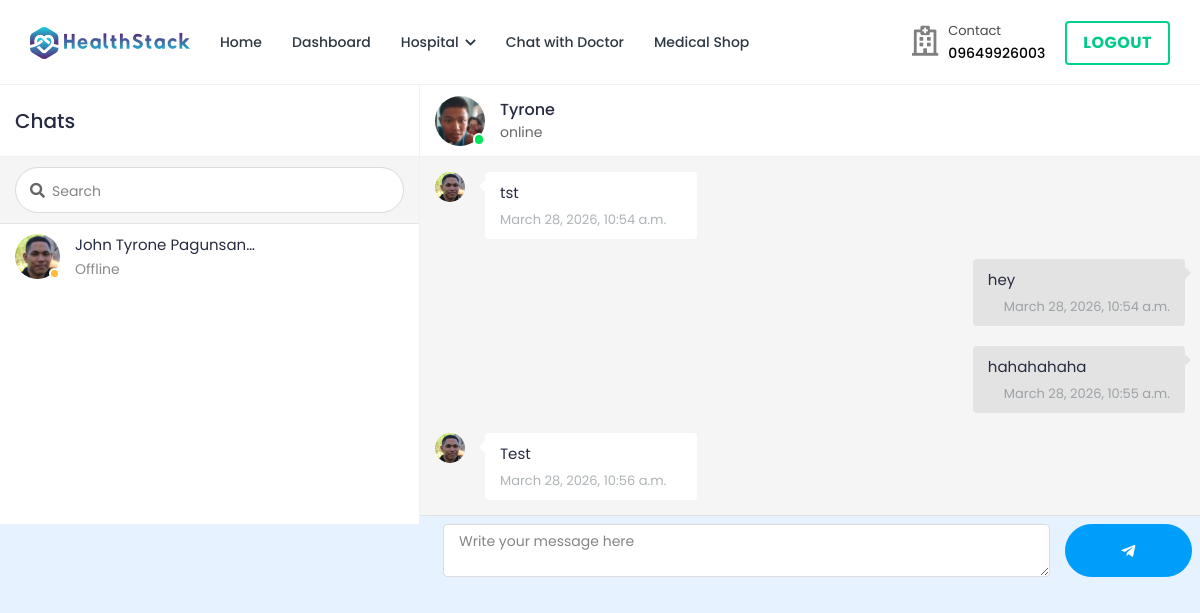
The page /chat/home/25/?u=24 (signed in) on the database its author committed.
### doctor/models.py (models this page shows, shortened)
class Doctor_Information(models.Model):
    DOCTOR_TYPE = (
        ('Cardiologists', 'Cardiologists'),
        ('Neurologists', 'Neurologists'),
        ('Pediatricians', 'Pediatricians'),
        ('Physiatrists', 'Physiatrists'),
        ('Dermatologists', 'Dermatologists'),
    )
    doctor_id = models.AutoField(primary_key=True)
    user = models.OneToOneField(User, on_delete=models.CASCADE, null=True, blank=True, related_name='profile')
    name = models.CharField(max_length=200, null=True, blank=True)
    username = models.CharField(max_length=200, null=True, blank=True)
    gender = models.CharField(max_length=200, null=True, blank=True)
    description = models.TextField(max_length=1000, null=True, blank=True)
    department = models.CharField(max_length=200, choices=DOCTOR_TYPE, null=True, blank=True)
    department_name = models.ForeignKey(hospital_department, on_delete=models.SET_NULL, null=True, blank=True)
    specialization = models.ForeignKey(specialization, on_delete=models.SET_NULL, null=True, blank=True)
    featured_image = models.ImageField(upload_to='doctors/', default='doctors/user-default.png', null=True, blank=True)
    certificate_image = models.ImageField(upload_to='doctors_certificate/', default='doctors_certificate/default.png', null=True, blank=True)
    email = models.EmailField(max_length=200, null=True, blank=True)
    phone_number = models.CharField(max_length=200, null=True, blank=True)
    nid = models.CharField(max_length=200, null=True, blank=True)
    visiting_hour = models.CharField(max_length=200, null=True, blank=True)
    consultation_fee = models.IntegerField(null=True, blank=True)
    report_fee = models.IntegerField(null=True, blank=True)
    dob = models.CharField(max_length=200, null=True, blank=True)
    institute = models.CharField(max_length=200, null=True, blank=True)
    degree = models.CharField(max_length=200, null=True, blank=True)
    completion_year = models.CharField(max_length=200, null=True, blank=True)
    work_place = models.CharField(max_length=200, null=True, blank=True)
    designation = models.CharField(max_length=200, null=True, blank=True)
    start_year = models.CharField(max_length=200, null=True, blank=True)
    end_year = models.CharField(max_length=200, null=True, blank=True)
    register_status =  models.CharField(max_length=200, null=True, blank=True)
    hospital_name = models.ForeignKey(Hospital_Information, on_delete=models.SET_NULL, null=True, blank=True)

### hospital/models.py (models this page shows, shortened)
class Patient(models.Model):
    patient_id = models.AutoField(primary_key=True)
    user = models.OneToOneField(User, on_delete=models.CASCADE, null=True, blank=True, related_name='patient')
    name = models.CharField(max_length=200, null=True, blank=True)
    username = models.CharField(max_length=200, null=True, blank=True)
    age = models.IntegerField(null=True, blank=True)
    email = models.EmailField(max_length=200, null=True, blank=True)
    phone_number = models.IntegerField(null=True, blank=True)
    address = models.CharField(max_length=200, null=True, blank=True)
    featured_image = models.ImageField(upload_to='patients/', default='patients/user-default.png', null=True, blank=True)
    blood_group = models.CharField(max_length=200, null=True, blank=True)
    history = models.CharField(max_length=200, null=True, blank=True)
    dob = models.CharField(max_length=200, null=True, blank=True)
    nid = models.CharField(max_length=200, null=True, blank=True)
    serial_number = models.CharField(max_length=200, null=True, blank=True)
    login_status = models.CharField(max_length=200, null=True, blank=True, default="offline")

### ChatApp/models.py (models this page shows, shortened)
class chatMessages(models.Model):
    user_from = models.ForeignKey(User, on_delete=models.CASCADE, related_name="+")
    user_to = models.ForeignKey(User, on_delete=models.CASCADE, related_name="+")
    message = models.TextField()
    date_created = models.DateTimeField(default=timezone.now)

### ChatApp/views.py (the view, shortened to what this page needs)
# urls.py: path('', views.home, name='chat-home'),
@csrf_exempt
@login_required(login_url='login')
@cache_control(no_cache=True, must_revalidate=True, no_store=True)
def home(request,pk):
    if request.user.is_patient:
            User = get_user_model()
            users = User.objects.all()
            patients = Patient.objects.get(user_id=pk)
            appointments = Appointment.objects.filter(patient=patients).filter(appointment_status='confirmed')
            doctor= Doctor_Information.objects.filter(appointment__in=appointments).distinct()
            if not doctor.exists():
                doctor = Doctor_Information.objects.exclude(user=request.user).distinct()
            chats = {}
            if request.method == 'GET' and 'u' in request.GET:
                chats = chatMessages.objects.filter(Q(user_from=request.user.id, user_to=request.GET['u']) | Q(user_from=request.GET['u'], user_to=request.user.id))
                chats = chats.order_by('date_created')
                doc = Doctor_Information.objects.get(user_id=request.GET['u'])
                context = {
                "page":"home",
                "users":users,
                "chats":chats,
                "patient":patients,
                "doctor":doctor,
                "doc":doc,
                "app":appointments,
                "chat_id": int(request.GET['u'] if request.method == 'GET' and 'u' in request.GET else 0)
            }
            print(request.GET['u'] if request.method == 'GET' and 'u' in request.GET else 0)
            return render(request,"chat.html",context)

### templates/chat.html (shortened to what this page needs)
{% load static %}
{%load tz%}
<!DOCTYPE html>
<html lang="en">
<head>
		<link rel="stylesheet" href="{% static 'HealthStack-System/css/Normal/bootstrap.min.css' %}">
		<link rel="stylesheet" href="{% static 'HealthStack-System/plugins/Normal/fontawesome/css/fontawesome.min.css' %}">
		<link rel="stylesheet" href="{% static 'HealthStack-System/plugins/Normal/fontawesome/css/all.min.css' %}">
		<link rel="stylesheet" href="{% static 'HealthStack-System/css/Normal/style.css' %}">
		<link rel="stylesheet" href="{% static 'HealthStack-System/plugins/Normal/fancybox/jquery.fancybox.min.css'%}">
	</head>
	<body class="chat-page">
		<div class="main-wrapper">
			<header class="header">{% include 'patient_navbar.html' %}</header>
			<div class="content">
				<div class="container-fluid">
					<div class="row">
						<div class="col-xl-12">
							<div class="chat-window">
								<div class="chat-cont-left">
									<div class="chat-header">
										<span>Chats</span>
									</div>
									<form class="chat-search" method="GET" action = "{% url 'chat-home' pk=user.id %}">
										<div class="input-group">
											<div class="input-group-prepend">
											</div>
											<input type="text" class="form-control" placeholder="Search" name="search">
										</div>
									</form>
									<div class="chat-users-list">
										<div class="chat-scroll">
										{% for d in doctor %}
											<a href="{% url 'chat-home' pk=user.id %}?u={{d.user.id}}" class="media">
												<div class="media-img-wrap">
													{%if d.user.login_status%}
													<div class="avatar avatar-online">
														<img src="{{ d.featured_image.url }}" alt="User Image" class="avatar-img rounded-circle">
													</div>
													{%else%}
													<div class="avatar avatar-away">
														<img src="{{ d.featured_image.url }}" alt="User Image" class="avatar-img rounded-circle">
													</div>
													{%endif%}
												</div>
												<div class="media-body">
													<div>
														<div class="user-name">{{d.name}}</div>
														{%if d.user.login_status%}
														<div class="user-last-chat">Online</div>
														{%else%}
														<div class="user-last-chat">Offline</div>
														{%endif%}
													</div>
												</div>
											</a>
										{% endfor %}
										</div>
									</div>
								</div>
								<div class="chat-cont-right">
									<div class="chat-header">
										<div class="media">
											<div class="media-img-wrap">
												<div class="avatar avatar-online">
													<img src="{{patient.featured_image.url}}" alt="User Image" class="avatar-img rounded-circle">
												</div>
											</div>
											<div class="media-body">
												<div class="user-name">{{patient.name}}</div>
												<div class="user-status">online</div>
											</div>
										</div>
									</div>
									{% if not chat_id > 0 %}
										<div class="d-flex flex-column justify-content-center align-items-center" style="height: 650px;">
											<h3>Start Chat now</h3>
											<p><small class="text-muted">Please select a person to chat with.</small></p>
										</div>
									{% else %}
									<div class="chat-body">
										<div class="chat-scroll chat-box">
											<ul class="list-unstyled">
												{% for chat in chats %}
												{% if chat.user_from == user %}
												<li class="media sent">
													<div class="media-body">
														<div class="msg-box">
															<div class="chat-bubble" data-id="{{chat.id}}">
																<p>{{chat.message}}</p>
																<ul class="chat-msg-info">
																	<li>
																		<div class="chat-time">
																			<span>{{chat.date_created|localtime}}</span>
																		</div>
																	</li>
																</ul>
															</div>
														</div>
													</div>
												</li>
												{% else %}
												<li class="media received">
													<div class="avatar">
														<img src="{{ doc.featured_image.url }}" alt="User Image" class="avatar-img rounded-circle">
													</div>
													<div class="media-body">
														<div class="msg-box">
															<div class="chat-bubble" data-id="{{chat.id}}">
																<p>{{chat.message}}</p>
																<ul class="chat-msg-info">
																	<li>
																		<div class="chat-time">
																			<span>{{chat.date_created|localtime}}</span>
																		</div>
																	</li>
																</ul>
															</div>
														</div>
													</div>
												</li>
												{% endif %}
												{% endfor %}
											</ul>
										</div>
									</div>
									<div class="chat-box-form border-top p-2" style="height: 70px;">
										<div class="w-100 h-100">
											<form action="{% url 'chat-send' %}" method="POST" id="chat-submit" class="h-100 d-flex ">
												<div class="col-md-10 h-100">
													<textarea name="message" id="" class="h-100 w-100 form-control" placeholder="Write your message here"></textarea>
												</div>
												<button type="submit" class="button btn btn-rounded btn-info h-100 w-100 justify-content-center align-items-center d-flex"><i class="fab fa-telegram-plane"></i></button>
											</form>
										</div>
									</div>
									{% endif %}
								</div>
							</div>
						</div>
					</div>
				</div>
			</div>
	</body>
</html>

### rows shown on the page
Doctor_Information: featured_image (picture), name "John Tyrone Pagunsan…", shows "Offline"
Patient: featured_image (picture), name "Tyrone"
chatMessages: featured_image (picture), message "tst", date_created "March 28, 2026, 10:54 a.m."
chatMessages: message "hey", date_created "March 28, 2026, 10:54 a.m."
chatMessages: message "hahahahaha", date_created "March 28, 2026, 10:55 a.m."
chatMessages: featured_image (picture), message "Test", date_created "March 28, 2026, 10:56 a.m."

### other values the page prints
{{ phone }} "9649926003"
